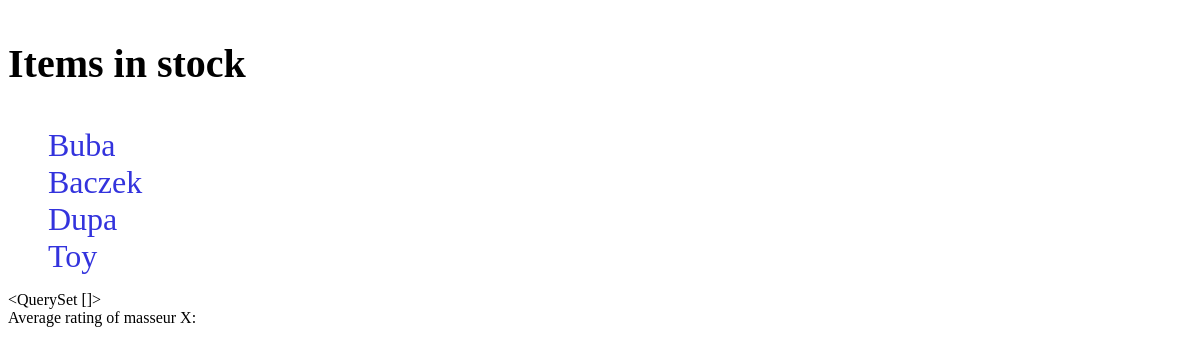
Before: / with the older database file.
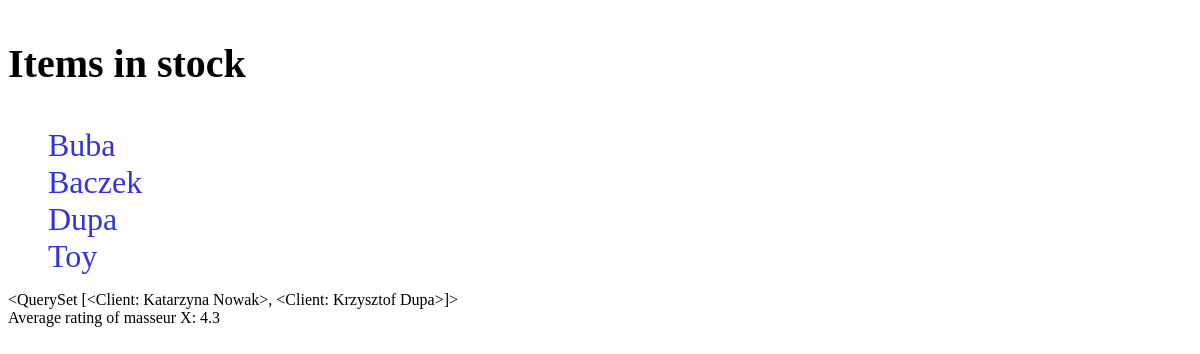
After: the same page with the newer database file.
### massage/models.py (models this page shows)
class Item(models.Model):
    title = models.CharField(max_length=200)
    description = models.TextField()
    amount = models.IntegerField()

class Client(models.Model):
    name = models.CharField(max_length=35)
    surname = models.CharField(max_length=35)
    phone = models.PositiveIntegerField()
    favorites = models.ManyToManyField(Masseur, blank=True)
    addresses = models.ManyToManyField(Address)
    def __str__(self):
        return self.name + ' ' + self.surname

### massage/views.py (the view)
# urls.py: path('', views.index, name='index'),  # new way
def index(request):
    items = Item.objects.exclude(amount=0)
    clients = Client.objects.filter(favorites__name='Jan', favorites__surname='Kowalski')
    masseur_rates = Rating.objects.filter(masseur__name='Jan', masseur__surname='Kowalski').aggregate(Avg('rate'))
    return render(request, 'massage/index.html', {'items': items,
                                                  'clients': clients,
                                                  'masseur_rates': masseur_rates['rate__avg']})

### massage/templates/massage/index.html (shortened to what this page needs)
{% extends 'base.html' %}
{% block content %}
    <h3>Items in stock</h3>
    <ul>
        {% for item in items %}
            <li>
                <a href="{% url 'item_detail' item.id %} ">
                    {{ item.title|capfirst }}
                </a>
            </li>
        {% endfor %}
    </ul>
    {{ clients }}<br>
    Average rating of masseur X: {{ masseur_rates|floatformat }}
{% endblock %}

### massage/templates/base.html (shortened to what this page needs)
{% load static %}
<!DOCTYPE html>
<html lang="en">
<head>
    <link rel="stylesheet" href="{% static 'massage/main.css' %}">
</head>
<body>
    {% block content %}
    {% endblock %}
</body>
</html>

Changed rows visible on the page:
added Client: name+surname "<QuerySet [<Client: Katarzyna Nowak>, <Client: Krzysztof Dupa>]>"
Other visible differences:
{{ masseur_rates|floatformat }}: (not shown) → "4.3"
{{ clients }}: "<QuerySet []>" → (not shown)
